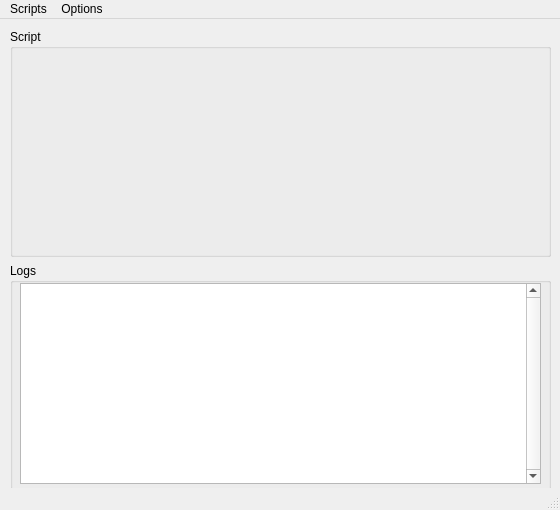
<?xml version="1.0" encoding="UTF-8"?>
<ui version="4.0">
 <class>MainWindow</class>
 <widget class="QMainWindow" name="MainWindow">
  <property name="geometry">
   <rect>
    <x>0</x>
    <y>0</y>
    <width>560</width>
    <height>510</height>
   </rect>
  </property>
  <property name="sizePolicy">
   <sizepolicy hsizetype="Preferred" vsizetype="Preferred">
    <horstretch>0</horstretch>
    <verstretch>0</verstretch>
   </sizepolicy>
  </property>
  <property name="minimumSize">
   <size>
    <width>560</width>
    <height>510</height>
   </size>
  </property>
  <property name="maximumSize">
   <size>
    <width>560</width>
    <height>510</height>
   </size>
  </property>
  <property name="windowTitle">
   <string>EDAutopilot</string>
  </property>
  <property name="locale">
   <locale language="English" country="UnitedStates"/>
  </property>
  <property name="toolButtonStyle">
   <enum>Qt::ToolButtonIconOnly</enum>
  </property>
  <widget class="QWidget" name="centralwidget">
   <widget class="QWidget" name="gridLayoutWidget">
    <property name="geometry">
     <rect>
      <x>10</x>
      <y>10</y>
      <width>541</width>
      <height>461</height>
     </rect>
    </property>
    <layout class="QGridLayout" name="gridLayout">
     <item row="1" column="0">
      <widget class="QGroupBox" name="logBox">
       <property name="contextMenuPolicy">
        <enum>Qt::DefaultContextMenu</enum>
       </property>
       <property name="title">
        <string>Logs</string>
       </property>
       <widget class="QPlainTextEdit" name="logText">
        <property name="geometry">
         <rect>
          <x>10</x>
          <y>20</y>
          <width>521</width>
          <height>201</height>
         </rect>
        </property>
        <property name="contextMenuPolicy">
         <enum>Qt::CustomContextMenu</enum>
        </property>
        <property name="verticalScrollBarPolicy">
         <enum>Qt::ScrollBarAlwaysOn</enum>
        </property>
        <property name="readOnly">
         <bool>true</bool>
        </property>
        <property name="cursorWidth">
         <number>0</number>
        </property>
        <property name="textInteractionFlags">
         <set>Qt::TextSelectableByMouse</set>
        </property>
       </widget>
      </widget>
     </item>
     <item row="0" column="0">
      <widget class="QGroupBox" name="groupBox">
       <property name="title">
        <string>Script</string>
       </property>
       <widget class="QWidget" name="gridLayoutWidget_2">
        <property name="geometry">
         <rect>
          <x>9</x>
          <y>19</y>
          <width>521</width>
          <height>201</height>
         </rect>
        </property>
        <layout class="QGridLayout" name="scriptLayout"/>
       </widget>
      </widget>
     </item>
    </layout>
   </widget>
  </widget>
  <widget class="QMenuBar" name="menubar">
   <property name="geometry">
    <rect>
     <x>0</x>
     <y>0</y>
     <width>560</width>
     <height>21</height>
    </rect>
   </property>
   <widget class="QMenu" name="menuSetting">
    <property name="title">
     <string>Options</string>
    </property>
    <addaction name="actionSettings"/>
    <addaction name="actionAbout"/>
    <addaction name="actionExit"/>
   </widget>
   <widget class="QMenu" name="menuScripts">
    <property name="title">
     <string>Scripts</string>
    </property>
    <addaction name="actionScriptName"/>
    <addaction name="separator"/>
    <addaction name="actionLoadScript"/>
    <addaction name="actionStopScript"/>
   </widget>
   <addaction name="menuScripts"/>
   <addaction name="menuSetting"/>
  </widget>
  <widget class="QStatusBar" name="statusBar"/>
  <action name="actionSettings">
   <property name="text">
    <string>Settings</string>
   </property>
  </action>
  <action name="actionLoadScript">
   <property name="text">
    <string>Load..</string>
   </property>
  </action>
  <action name="actionExit">
   <property name="text">
    <string>Exit</string>
   </property>
  </action>
  <action name="actionStopScript">
   <property name="text">
    <string>Stop</string>
   </property>
  </action>
  <action name="actionAbout">
   <property name="text">
    <string>About</string>
   </property>
  </action>
  <action name="actionScriptName">
   <property name="checkable">
    <bool>true</bool>
   </property>
   <property name="text">
    <string>(Empty)</string>
   </property>
  </action>
 </widget>
 <resources/>
 <connections/>
</ui>
